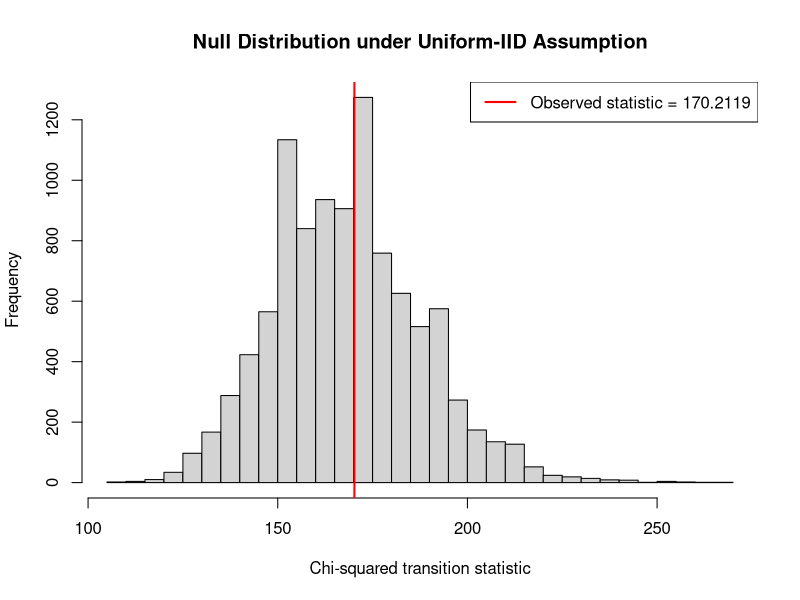
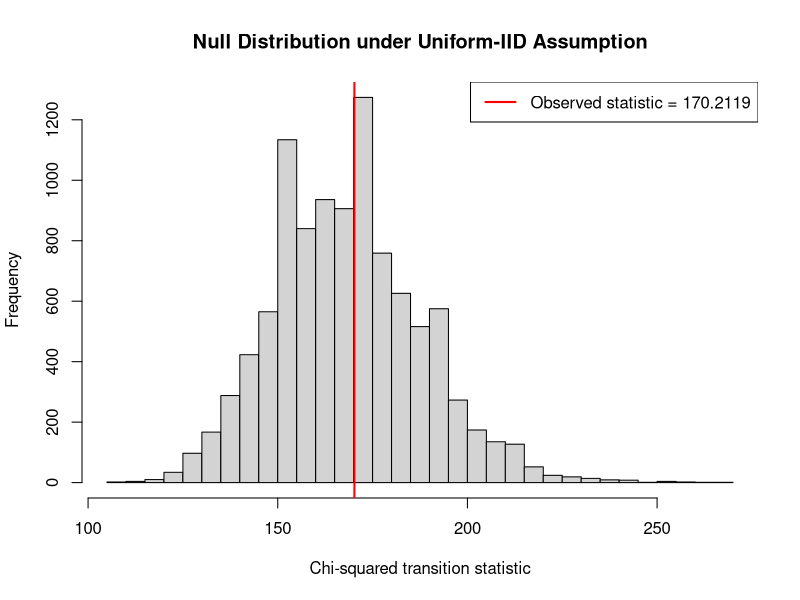

The R script that drew these images, in order:
# Script for the simulation used to test the hypothesis
# Run script from the repo root

# Read data from the csv file
data <- read.csv(
    "./data/maps.csv",
    header = FALSE,
    col.names = "map_name"
)
maps <- unique(data$map_name)
View(data)

# Function for calculating the test statistic for an observation
calc_statistic <- function(seq, maps) {
    # Create transition table
    current_map <- factor(seq[-length(seq)], levels = maps)
    next_map <- factor(seq[-1], levels = maps)
    trans_table <- table(current_map, next_map)

    # Calculate the expected number of counts under the assumption
    n_transitions <- length(seq) - 1
    expected <- matrix(
        n_transitions / length(maps)^2,
        nrow = length(maps),
        ncol = length(maps)
    )

    # Calculate Pearson chi-squared statistic
    sum((trans_table - expected)^2 / expected)
}

# Collect simulated statistics
n_sims <- 10000
simulated_stats <- replicate(n_sims, {
    simulated_seq <- sample(maps, length(data$map_name), replace = TRUE)
    calc_statistic(simulated_seq, maps)
})

# Calculate observation statistic and p-value
observed_stat <- calc_statistic(data$map_name, maps)
p_value <- (1 + sum(simulated_stats >= observed_stat)) / (n_sims + 1)

cat("Observed Statistic =", observed_stat, "\n")
cat("p-value =", p_value, "\n")

# Plot null distribution + observed statistic
plot_results <- function() {
    hist(
        simulated_stats,
        breaks = 40,
        main = "Null Distribution under Uniform-IID Assumption",
        xlab = "Chi-squared transition statistic"
    )
    
    abline(v = observed_stat, col = "red", lwd = 2)
    
    legend(
        "topright",
        legend = paste("Observed statistic =", round(observed_stat, 4)),
        col = "red",
        lwd = 2
    )
}

png("uniform-iid-histogram.png", width = 1200, height = 800, res = 150)
plot_results()
dev.off()

dev.new()
plot_results()
